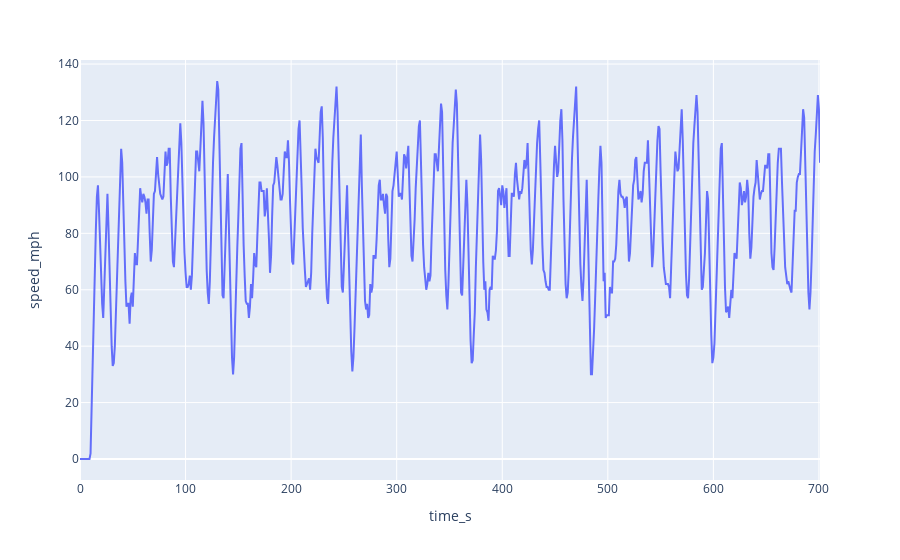

Notebook cell for this chart:
### Code cell
import plotly.express as px
px.line(df_drivecycle,'time_s','speed_mph')

### Figure 1 — Plotly figure (JSON) as saved in the notebook; plotly's stock layout.template omitted (floating-point values rounded to 4 significant figures; data arrays with more than 128 entries replaced by an {"elided": "..."} marker saying what was removed)
{"data": [{"hovertemplate": "time_s=%{x}<br>speed_mph=%{y}<extra></extra>", "legendgroup": "", "line": {"color": "#636efa", "dash": "solid"}, "marker": {"symbol": "circle"}, "mode": "lines", "name": "", "orientation": "v", "showlegend": false, "type": "scatter", "x": {"elided": "702 int values"}, "xaxis": "x", "y": {"elided": "702 int values"}, "yaxis": "y"}], "layout": {"legend": {"tracegroupgap": 0}, "margin": {"t": 60}, "xaxis": {"anchor": "y", "domain": [0, 1], "title": {"text": "time_s"}}, "yaxis": {"anchor": "x", "domain": [0, 1], "title": {"text": "speed_mph"}}}}
